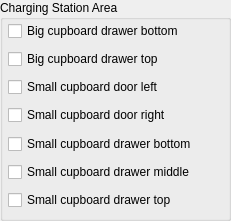
   <widget class="QGroupBox" name="groupBox_8">
    <property name="geometry">
     <rect>
      <x>198</x>
      <y>390</y>
      <width>231</width>
      <height>221</height>
     </rect>
    </property>
    <property name="title">
     <string>Charging Station Area</string>
    </property>
    <widget class="QWidget" name="widget_3" native="true">
     <property name="geometry">
      <rect>
       <x>8</x>
       <y>20</y>
       <width>211</width>
       <height>191</height>
      </rect>
     </property>
     <layout class="QVBoxLayout" name="verticalLayout_14">
      <item>
       <widget class="QWidgetMod" name="qWidgetMod_11">
        <property name="GroupId">
         <number>17</number>
        </property>
        <layout class="QHBoxLayout" name="horizontalLayout_11">
         <property name="spacing">
          <number>0</number>
         </property>
         <property name="margin">
          <number>0</number>
         </property>
         <item>
          <widget class="CheckBoxUI" name="checkBoxUI_11">
           <property name="text">
            <string>Big cupboard drawer bottom</string>
           </property>
           <property name="SensorId">
            <number>24</number>
           </property>
           <property name="SensorType">
            <number>0</number>
           </property>
           <property name="SensorHighMessage">
            <string>high</string>
           </property>
           <property name="SensorLowMessage">
            <string>low</string>
           </property>
           <property name="testValue" stdset="0">
            <number>123</number>
           </property>
          </widget>
         </item>
        </layout>
       </widget>
      </item>
      <item>
       <widget class="QWidgetMod" name="qWidgetMod_12">
        <property name="GroupId">
         <number>17</number>
        </property>
        <layout class="QVBoxLayout" name="verticalLayout_15">
         <property name="spacing">
          <number>0</number>
         </property>
         <property name="margin">
          <number>0</number>
         </property>
         <item>
          <widget class="CheckBoxUI" name="checkBoxUI_12">
           <property name="text">
            <string>Big cupboard drawer top</string>
           </property>
           <property name="SensorId">
            <number>25</number>
           </property>
           <property name="SensorType">
            <number>0</number>
           </property>
           <property name="SensorHighMessage">
            <string>high</string>
           </property>
           <property name="SensorLowMessage">
            <string>low</string>
           </property>
           <property name="testValue" stdset="0">
            <number>123</number>
           </property>
          </widget>
         </item>
        </layout>
       </widget>
      </item>
      <item>
       <widget class="QWidgetMod" name="qWidgetMod_13">
        <property name="GroupId">
         <number>17</number>
        </property>
        <layout class="QVBoxLayout" name="verticalLayout_16">
         <property name="spacing">
          <number>0</number>
         </property>
         <property name="margin">
          <number>0</number>
         </property>
         <item>
          <widget class="CheckBoxUI" name="checkBoxUI_13">
           <property name="text">
            <string>Small cupboard door left</string>
           </property>
           <property name="SensorId">
            <number>26</number>
           </property>
           <property name="SensorType">
            <number>0</number>
           </property>
           <property name="SensorHighMessage">
            <string>high</string>
           </property>
           <property name="SensorLowMessage">
            <string>low</string>
           </property>
           <property name="testValue" stdset="0">
            <number>123</number>
           </property>
          </widget>
         </item>
        </layout>
       </widget>
      </item>
      <item>
       <widget class="QWidgetMod" name="qWidgetMod_14">
        <property name="GroupId">
         <number>17</number>
        </property>
        <layout class="QVBoxLayout" name="verticalLayout_17">
         <property name="spacing">
          <number>0</number>
         </property>
         <property name="margin">
          <number>0</number>
         </property>
         <item>
          <widget class="CheckBoxUI" name="checkBoxUI_14">
           <property name="text">
            <string>Small cupboard door right</string>
           </property>
           <property name="SensorId">
            <number>27</number>
           </property>
           <property name="SensorType">
            <number>0</number>
           </property>
           <property name="SensorHighMessage">
            <string>high</string>
           </property>
           <property name="SensorLowMessage">
            <string>low</string>
           </property>
           <property name="testValue" stdset="0">
            <number>123</number>
           </property>
          </widget>
         </item>
        </layout>
       </widget>
      </item>
      <item>
       <widget class="QWidgetMod" name="qWidgetMod_15">
        <property name="GroupId">
         <number>17</number>
        </property>
        <layout class="QVBoxLayout" name="verticalLayout_18">
         <property name="spacing">
          <number>0</number>
         </property>
         <property name="margin">
          <number>0</number>
         </property>
         <item>
          <widget class="CheckBoxUI" name="checkBoxUI_15">
           <property name="text">
            <string>Small cupboard drawer bottom</string>
           </property>
           <property name="SensorId">
            <number>28</number>
           </property>
           <property name="SensorType">
            <number>0</number>
           </property>
           <property name="SensorHighMessage">
            <string>high</string>
           </property>
           <property name="SensorLowMessage">
            <string>low</string>
           </property>
           <property name="testValue" stdset="0">
            <number>123</number>
           </property>
          </widget>
         </item>
        </layout>
       </widget>
      </item>
      <item>
       <widget class="QWidgetMod" name="qWidgetMod_16">
        <property name="GroupId">
         <number>17</number>
        </property>
        <layout class="QVBoxLayout" name="verticalLayout_19">
         <property name="spacing">
          <number>0</number>
         </property>
         <property name="margin">
          <number>0</number>
         </property>
         <item>
          <widget class="CheckBoxUI" name="checkBoxUI_16">
           <property name="text">
            <string>Small cupboard drawer middle</string>
           </property>
           <property name="SensorId">
            <number>29</number>
           </property>
           <property name="SensorType">
            <number>0</number>
           </property>
           <property name="SensorHighMessage">
            <string>high</string>
           </property>
           <property name="SensorLowMessage">
            <string>low</string>
           </property>
           <property name="testValue" stdset="0">
            <number>123</number>
           </property>
          </widget>
         </item>
        </layout>
       </widget>
      </item>
      <item>
       <widget class="QWidgetMod" name="qWidgetMod_17">
        <property name="GroupId">
         <number>17</number>
        </property>
        <layout class="QVBoxLayout" name="verticalLayout_20">
         <property name="spacing">
          <number>0</number>
         </property>
         <property name="margin">
          <number>0</number>
         </property>
         <item>
          <widget class="CheckBoxUI" name="checkBoxUI_17">
           <property name="text">
            <string>Small cupboard drawer top</string>
           </property>
           <property name="SensorId">
            <number>30</number>
           </property>
           <property name="SensorType">
            <number>0</number>
           </property>
           <property name="SensorHighMessage">
            <string>high</string>
           </property>
           <property name="SensorLowMessage">
            <string>low</string>
           </property>
           <property name="testValue" stdset="0">
            <number>123</number>
           </property>
          </widget>
         </item>
        </layout>
       </widget>
      </item>
     </layout>
    </widget>
   </widget>
